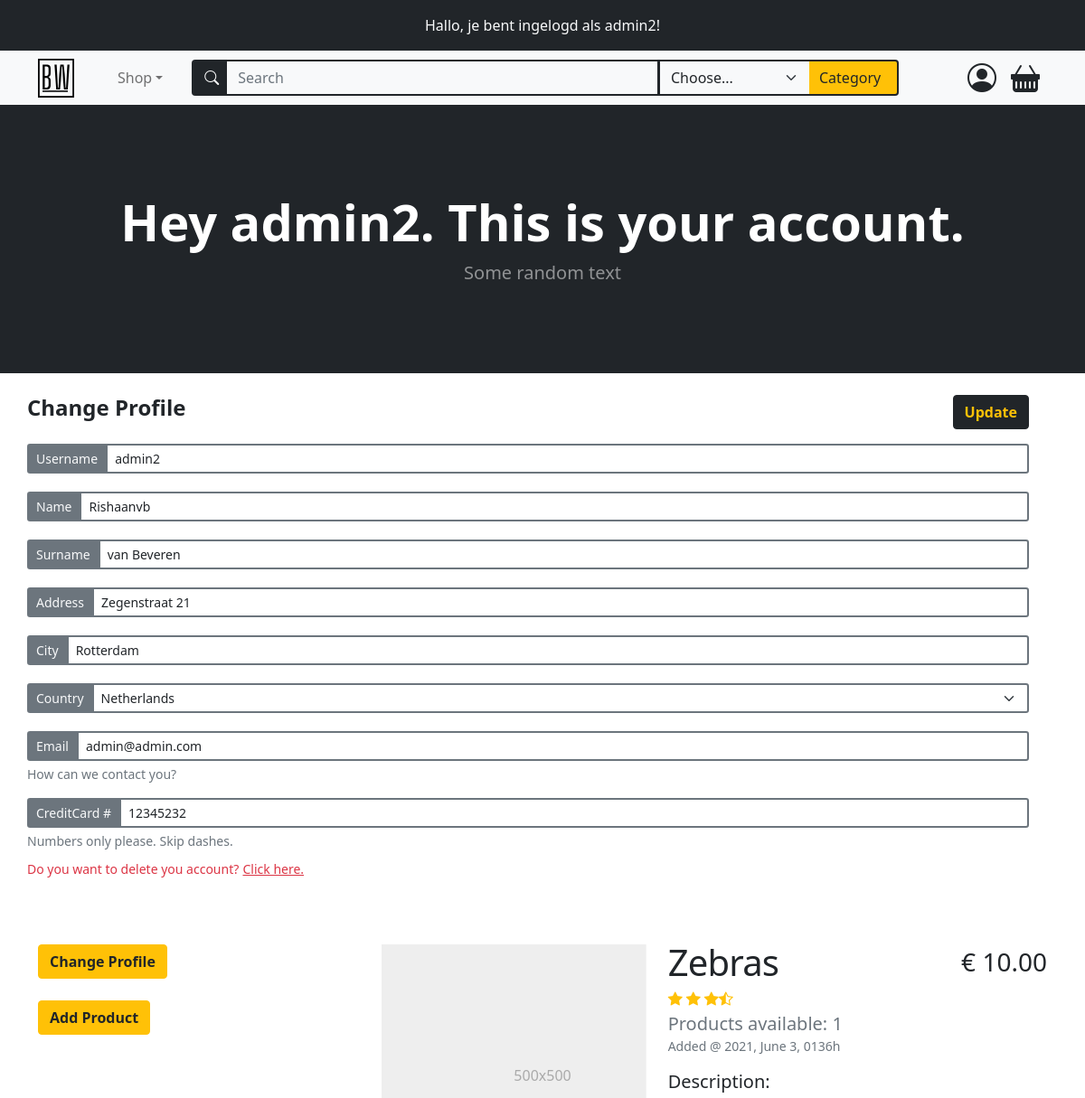
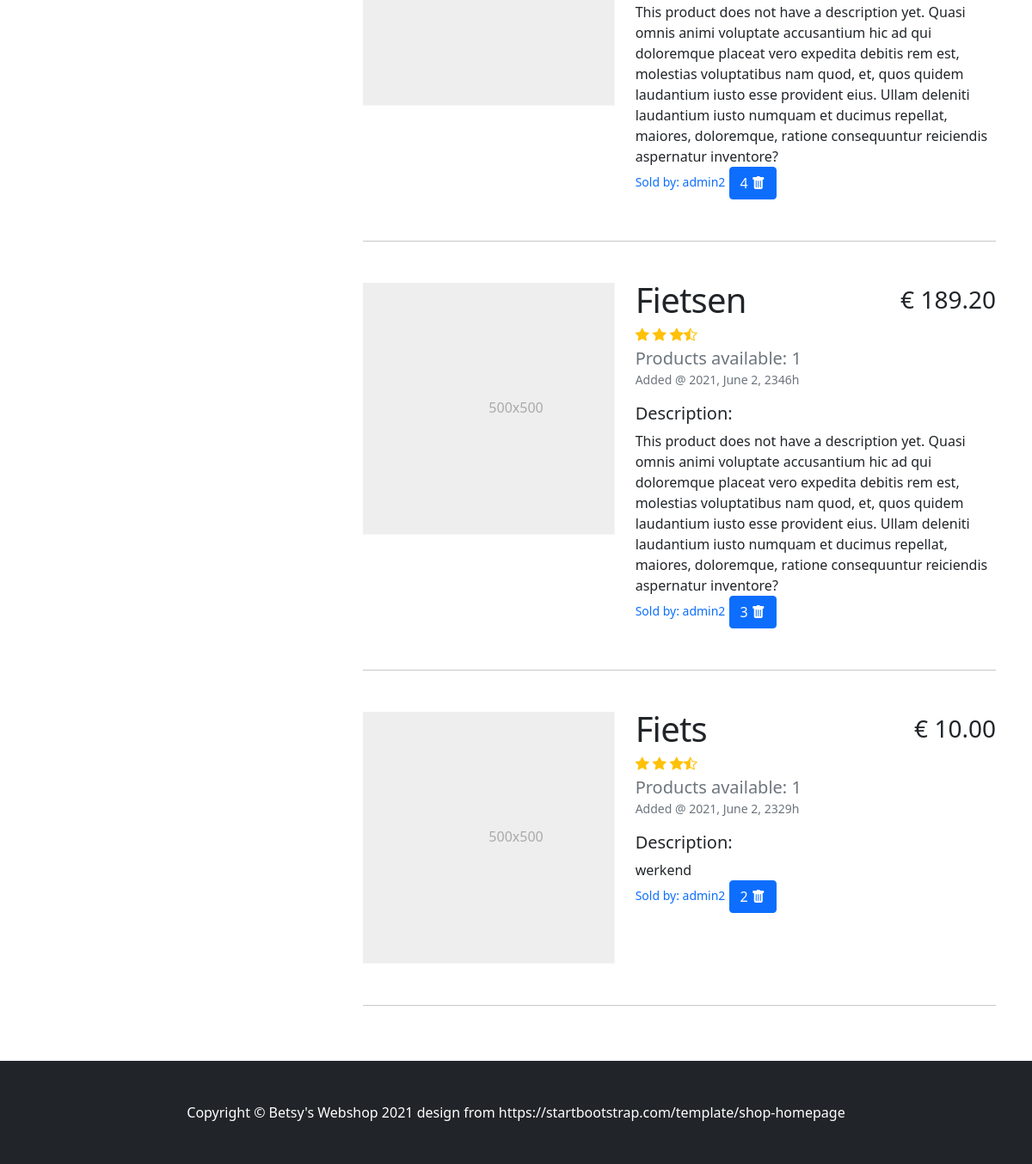
The page /account (signed in) on the database its author committed (2 pictures, top to bottom).
### models.py (models this page shows)
class BaseModel(db_wrapper.Model):
    class Meta:
        database = db

class User(BaseModel, UserMixin):
    first_name = CharField(index=True, max_length=30, null=True)
    last_name = CharField(max_length=120, null=True)
    address = CharField(max_length=200, null=True)
    city = CharField(max_length=50, null=True)
    country = CharField(max_length=50, null=True)
    cc_number = IntegerField(unique=True, null=True)
    username = CharField(index=True, max_length=30, unique=True)
    email = CharField(index=True, max_length=50, unique=True)
    password = CharField(max_length=20)

class Product(BaseModel):
    name = CharField(max_length=50)
    description = TextField(null=True)
    price_per_unit = DecimalField(
        constraints=[Check("price_per_unit >= 0")],
        decimal_places=2,
        auto_round=True,
        null=True,
        default=0,
        max_digits=10,
    )
    stock = IntegerField(default=1)
    owner = ForeignKeyField(User, backref="products")
    date_posted = DateTimeField(formats="%Y-%m-%d %H:%M", default=datetime.now())

### routes.py (the view)
@app.route("/account", methods=["GET", "POST"])
@login_required
def account():
    products = list_user_products(current_user.id)
    update_account_form = UpdateAccountForm(country=current_user.country)
    add_product_form = AddProductForm()
    search_form = SearchForm()
    banner_info = f"Hey {current_user.username}. This is your account."
    return render_template(
        "account.html",
        title="Account",
        add_product_form=add_product_form,
        update_account_form=update_account_form,
        search_form=search_form,
        banner_info=banner_info,
        products=products,
        tags=get_alpha_tag_names(),
    )

### forms.py (shortened to what this page needs)
class UpdateAccountForm(FlaskForm):
    first_name = StringField("Name", validators=[DataRequired(), Length(min=2, max=30)])
    last_name = StringField(
        "Surname", validators=[InputRequired(), Length(min=2, max=120)]
    )
    address = StringField(
        "Address", validators=[InputRequired(), Length(min=8, max=200)]
    )
    city = StringField("City", validators=[InputRequired(), Length(min=2, max=50)])
    country = SelectField(
        "Country",
        choices=["...", "Netherlands", "Belgium", "Germany", "France", "Other"],
        validators=[InputRequired()],
    )
    cc_number = IntegerField("Credit Card Number", validators=[InputRequired()])
    username = StringField(
        "Username",
        validators=[InputRequired(), Length(min=5, max=25)],
    )
    email = StringField("Email", validators=[InputRequired(), Length(max=50), Email()])
    update = SubmitField("Update")

class AddProductForm(FlaskForm):
    name = StringField("Name", validators=[InputRequired(), Length(max=50)])
    description = TextAreaField("Description", validators=[Length(max=50)])
    price_per_unit = DecimalField("Price", places=2, validators=[InputRequired()])
    amount_to_add = SelectField(
        "Amount to add",
        choices=[num for num in range(1, 11)],
        validators=[InputRequired()],
    )
    tags = StringField("Create Your Tag", validators=[InputRequired()])
    add_product = SubmitField("Add")

### main.py (called while the page is built)
def list_user_products(user_id) -> list[Product]:
    user_products = (
        Product.select()
        .join(User)
        .where(Product.owner == user_id)
        .order_by(Product.id.desc())
    )
    return user_products

def get_alpha_tag_names() -> list[Tag.name]:
    tags = Tag.select().order_by(Tag.name)
    return [tag.name for tag in tags]

### routes.py (called while the page is built)
@app.context_processor
def string_to_date_to_string():
    def format_string(date_str):
        format = "%Y-%m-%d %H:%M:%S.%f"
        dt_object = datetime.strptime(date_str, format)
        format = "%Y, %B %w, %H%Mh"
        dt_string = dt_object.strftime(format)
        return dt_string
    return dict(format_string=format_string)

@login_manager.user_loader
def load_user(user_id):
    return User.get_by_id(user_id)

### templates/account.html (shortened to what this page needs)
{% extends 'base.html' %}
{% block content %} {% macro with_errors(field) %} {% if field.errors %} {% set
css_class = 'form-control form-control-lg is-invalid ' + kwargs.pop('class', '')
%} {{ field(class=css_class, **kwargs) }}
<div class="invalid-feedback">
  {% for error in field.errors %}
  <small>{{ error|e }}</small>
  {% endfor %}
</div>
{% else %} {{ field(**kwargs) }} {% endif %} {% endmacro %}
{% macro account_form_group(name="", input="", col=12, value="", textinfo="",
class="form-control border border-2 border-secondary") %}
<div class="form-group col-md-{{col}}">
  <div class="input-group input-group-sm">
    <span
      class="
        input-group-text
        bg-secondary
        text-light
        border border-2 border-secondary
      "
      >{{name}}
    </span>
    {{with_errors(input, class=class, value=value) }}
  </div>
  <div class="form-text">{{textinfo}}</div>
</div>
{% endmacro %}
<div class="container p-0 py-4 mx-auto">
  <form
    action="{{url_for('update_account')}}"
    method="POST"
    enctype="multipart/form-data"
    class="row g-3 me-4"
  >
    <div class="d-flex justify-content-between">
      <h4 class="mb-2 fw-bolder">Change Profile</h4>
      <span class="form-group" role="button">
        {{ update_account_form.update(class="btn btn-dark text-warning
        fw-bolder") }}
      </span>
    </div>
    {{account_form_group(input=update_account_form.username, name="Username",
    value=current_user.username)}}
    {{account_form_group(input=update_account_form.first_name, name="Name",
    value=current_user.first_name)}}
    {{account_form_group(input=update_account_form.last_name, name="Surname",
    value=current_user.last_name)}}
    {{account_form_group(input=update_account_form.address, name="Address",
    value=current_user.address)}}
    {{account_form_group(input=update_account_form.city, name="City",
    value=current_user.city)}}
    {{account_form_group(input=update_account_form.country, name="Country",
    class="form-control form-select border border-2 border-secondary")}}
    {{account_form_group(input=update_account_form.email, name="Email",
    value=current_user.email, textinfo="How can we contact you?")}}
    {{account_form_group(input=update_account_form.cc_number, name="CreditCard
    #", value=current_user.cc_number, textinfo="Numbers only please. Skip
    dashes.")}}
  </form>
  <div class="mt-2">
    <small class="text-danger">Do you want to delete you account?</small>
    <small
      type="button"
      class="text-danger text-decoration-underline"
      data-bs-toggle="modal"
      data-bs-target="#deleteAccountModal"
    >
      Click here.
    </small>
  </div>
</div>
<div class="container mb-3">
  <div class="row">
    <div class="col-lg-4 mt-4">
      <div class="position-sticky mt-4 container p-0" style="top: 6rem">
        <div class="mb-4">
          <button
            id="collapseProfileBtn"
            class="btn btn-warning text-dark fw-bolder"
            type="button"
            data-bs-toggle="collapse"
            data-bs-target="#collapseProfileForm"
            aria-expanded="false"
            aria-controls="collapseProfileForm"
          >
            Change Profile
          </button>
        </div>
        <div>
          <button
            id="collapseProductBtn"
            class="btn btn-warning text-dark fw-bolder"
            type="button"
            data-bs-toggle="collapse"
            data-bs-target="#collapseProductForm"
            aria-expanded="false"
            aria-controls="collapseProductForm"
          >
            Add Product
          </button>
        </div>
      </div>
    </div>
    <div class="col-lg-8 container ms-0">
       {% include "featurette_product.html" %}
    </div>
  </div>
</div>
{% endblock content %}

### templates/base.html (shortened to what this page needs)
<!DOCTYPE html>
<html lang="en">
  <head>
    <link
      href="https://cdn.jsdelivr.net/npm/bootstrap@5.0.2/dist/css/bootstrap.min.css"
      rel="stylesheet"
    />
    <link
      href="{{url_for('static', filename='styles.css')}}"
      rel="stylesheet"
    />
    <link
      href="https://cdn.jsdelivr.net/npm/bootstrap-icons@1.5.0/font/bootstrap-icons.css"
      rel="stylesheet"
    />
  </head>
  <body>
    {% if current_user.is_authenticated %}
    <div class="bg-dark">
      <p class="container text-light text-center py-3 my-0">
        Hallo, je bent ingelogd als {{ current_user.username }}!
      </p>
    </div>
    {%endif %}
    {% include "navbar.html" %}
    {% block header%}
    <header class="bg-dark py-5">
      <div class="container px-4 px-lg-5 my-5">
        <div class="text-center text-white">
          {% if banner_info %}
          <h1 class="display-4 fw-bolder font">{{ banner_info }}</h1>
          {% else %}
          <h1 class="display-4 fw-bolder font">Shop in Style</h1>
          {% endif %}
          <p class="lead fw-normal text-white-50 mb-0">Some random text</p>
        </div>
      </div>
    </header>
    {% endblock header %}
     {% block content%} {% endblock content %}
    {% include "footer.html" %}
  </body>
</html>

### templates/featurette_product.html (shortened to what this page needs)
{% for product in products %}
<div class="row featurette mt-5">
  <div class="col-md-7 order-md-2">
    <div class="d-flex justify-content-between align-items-center">
      <h1 class="featurette-heading text-capitalize mt-0">{{product.name}}</h1>
      <h3>€ {{ "%.2f"|format(product.price_per_unit) }}</h3>
    </div>
    <div class="d-flex text-warning">
      <i class="bi bi-star-fill"></i>
      <i class="bi bi-star-fill mx-1"></i>
      <i class="bi bi-star-fill"></i>
      <i class="bi bi-star-half"></i>
    </div>
    <h5 class="text-muted my-0 mt-1">Products available: {{product.stock}}</h5>
    <small class="text-muted"
      >Added @ {{format_string(product.date_posted)}}</small
    >
    <h6 class="lead featurette-description mt-3">Description:</h6>
    <p class="m-0">
      {{product.description}} {% if product.description%} {% else%} This product
      does not have a description yet. Quasi omnis animi voluptate accusantium
      hic ad qui doloremque placeat vero expedita debitis rem est, molestias
      voluptatibus nam quod, et, quos quidem laudantium iusto esse provident
      eius. Ullam deleniti laudantium iusto numquam et ducimus repellat,
      maiores, doloremque, ratione consequuntur reiciendis aspernatur inventore?
      {% endif%}
    </p>
    <small class="mt-2 text-primary" style="font-weight: 500"
      >Sold by: {{product.owner.username}}</small
    >
    <button
      type="button"
      class="btn btn-primary"
      data-bs-toggle="modal"
      data-bs-target="#deleteProductModal{{product.id}}"
    >
      {{product.id}}
      <i class="bi bi-trash-fill"></i>
    </button>
  </div>
  <div class="col-md-5 order-md-1">
    <svg
      class="
        bd-placeholder-img bd-placeholder-img-lg
        featurette-image
        img-fluid
        mx-auto
      "
      width="500"
      height="500"
      xmlns="http://www.w3.org/2000/svg"
      role="img"
      aria-label="Placeholder: 500x500"
      preserveAspectRatio="xMidYMid slice"
      focusable="false"
    >
      <title>{{product.name}}</title>
      <rect width="100%" height="100%" fill="#eee" />
      <text x="50%" y="50%" fill="#aaa" dy=".3em">500x500</text>
    </svg>
  </div>
</div>
<hr class="featurette-divider" />
{% endfor %}

### static/styles.css (style rules this page uses)
.featurette-divider { margin: 3rem 0; }
.featurette-heading { font-weight: 400; line-height: 1; letter-spacing: -0.05rem; }
@media (min-width: 40em) { .featurette-heading { font-size: 40px; } }
@media (min-width: 40em) { .featurette-description { font-size: 20px; } }
@media (min-width: 62em) { .featurette-heading { margin-top: 1rem; } }

### rows shown on the page
User: username "admin2", first_name "Rishaanvb", last_name "van Beveren", address "Zegenstraat 21", city "Rotterdam", country "Netherlands", email "admin@admin.com", cc_number "12345232"
Product: name "Zebras", price_per_unit "10.00", stock "1", date_posted "2021, June 3, 0136h", owner.username "admin2", id "4"
Product: name "Fietsen", price_per_unit "189.20", stock "1", date_posted "2021, June 2, 2346h", owner.username "admin2", id "3"
Product: name "Fiets", price_per_unit "10.00", stock "1", date_posted "2021, June 2, 2329h", description "werkend", owner.username "admin2", id "2"

### other values the page prints
{{ banner_info }} "Hey admin2. This is your account."
{{ name }} "Username Name Surname Address City Country Email CreditCard #"
{{ textinfo }} "How can we contact you? Numbers only please. Skip dashes."
